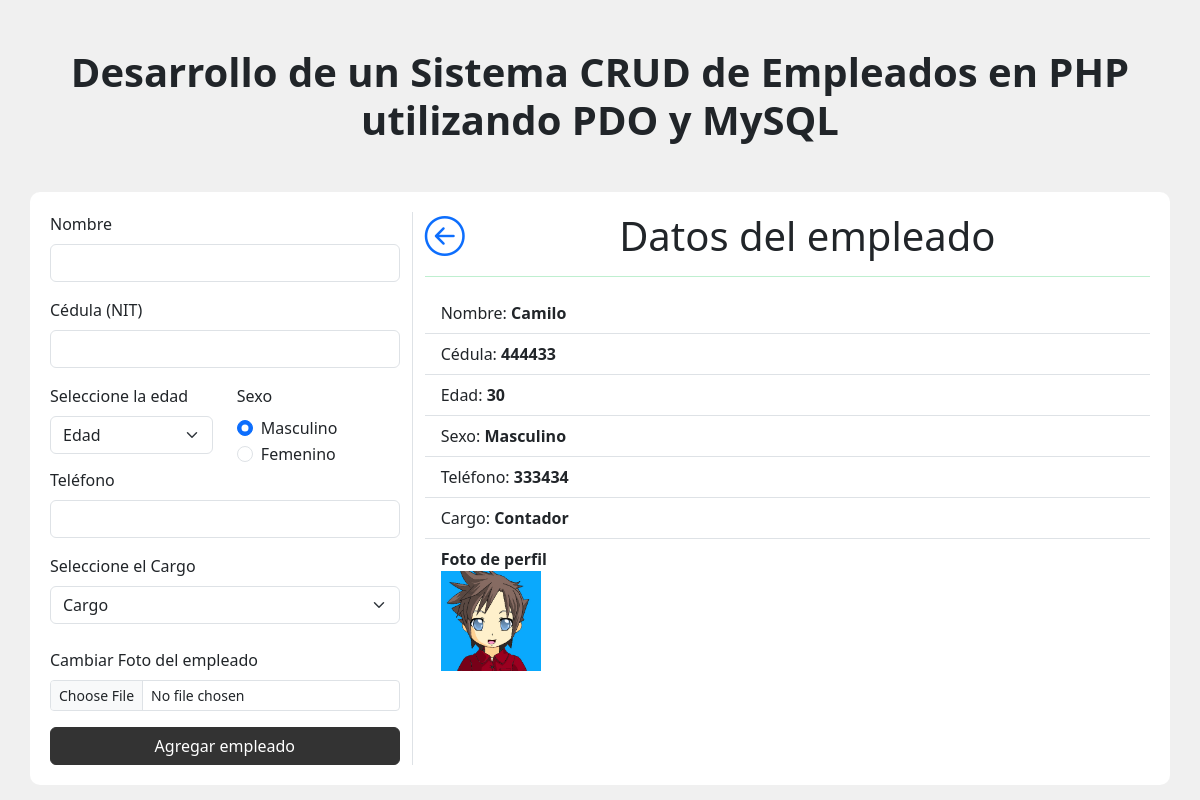
Screenshot of /visualizar.php?id=7 with the database file from the repository.
### tables this page shows
CREATE TABLE `tbl_empleados` (
  `id` int NOT NULL AUTO_INCREMENT,
  `nombre` varchar(100) NOT NULL,
  `edad` int DEFAULT NULL,
  `cedula` varchar(20) DEFAULT NULL,
  `sexo` varchar(10) DEFAULT NULL,
  `telefono` varchar(20) DEFAULT NULL,
  `cargo` varchar(100) DEFAULT NULL,
  `avatar` varchar(255) DEFAULT NULL,
  PRIMARY KEY (`id`)
);

### acciones/acciones.php (called while the page is built, shortened)
<?php
function obtenerDatosEmpleado($conexion, $id)
{
    $sql = ("SELECT * FROM tbl_empleados WHERE id = $id");
    $query = $conexion->query($sql);
    $empleado = $query->fetch_assoc();
    return $empleado;
}

### visualizar.php (the view, shortened to what this page needs)
<!doctype html>
<html lang="es">
<head>
    <link href="https://cdn.jsdelivr.net/npm/bootstrap@5.3.3/dist/css/bootstrap.min.css" rel="stylesheet">
    <link rel="stylesheet" href="https://cdn.jsdelivr.net/npm/bootstrap-icons@1.11.3/font/bootstrap-icons.min.css" />
    <link rel="stylesheet" href="assets/css/home.css">
</head>
<body>
    <h1 class="text-center mt-5 mb-5 fw-bold">Desarrollo de un Sistema CRUD de Empleados en PHP utilizando PDO y MySQL</h1>
    <div class="container">
        <div class="row justify-content-md-center">
            <div class="col-md-4" style="border-right: 1px solid #dee2e6;">
                <?php include("formulario.php"); ?>
            </div>
            <div class="col-md-8">
                <h1 class="text-center">
                    <a href="./" class="float-start">
                        <i class="bi bi-arrow-left-circle"> </i>
                    </a>
                    Datos del empleado
                    <hr>
                </h1>
                <?php
                if (isset($_GET['id'])) {
                    include("config/config.php");
                    include("acciones/acciones.php");
                    $id = $_GET['id'];
                    $dataInfo = obtenerDatosEmpleado($conexion, $id);
                } else {
                    header("location:./");
                }
                ?>
                <ul class="list-group list-group-flush">
                    <li class="list-group-item">Nombre: <strong> <?php echo $dataInfo['nombre']; ?></strong></li>
                    <li class="list-group-item">Cédula: <strong><?php echo $dataInfo['cedula']; ?></strong></li>
                    <li class="list-group-item">Edad: <strong><?php echo $dataInfo['edad']; ?></strong></li>
                    <li class="list-group-item">Sexo: <strong><?php echo $dataInfo['sexo']; ?></strong></li>
                    <li class="list-group-item">Teléfono: <strong><?php echo $dataInfo['telefono']; ?></strong></li>
                    <li class="list-group-item">Cargo: <strong><?php echo $dataInfo['cargo']; ?></strong></li>
                    <li class="list-group-item">
                        <strong>Foto de perfil</strong> <br>
                        <img src="acciones/fotos_empleados/<?php echo $dataInfo['avatar']; ?>" alt='<?php echo $dataInfo['nombre']; ?>' width="100" height="100">
                    </li>
                </ul>
            </div>
        </div>
    </div>
</body>
</html>

### assets/css/home.css (style rules this page uses)
body { background-color: #f0f0f0 !important; }
.container { background-color: #fff !important; padding: 20px; border-radius: 10px; }
hr { height: 0.1px !important; color: #06c046 !important; width: 100% !important; background-color: red; }

### rows the page displays
tbl_empleados: nombre "Camilo", cedula "444433", edad "30", sexo "Masculino", telefono "333434", cargo "Contador", avatar (picture)
